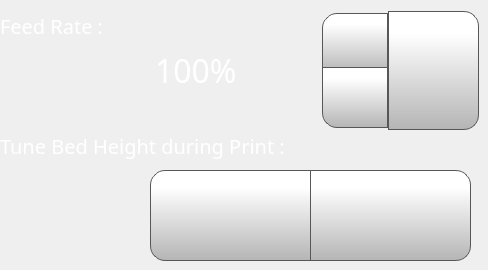
      <widget class="QWidget" name="feedRateTab">
       <attribute name="icon">
        <iconset>
         <normaloff>templates/img/FeedRate.png</normaloff>
         <normalon>templates/img/FeedRate_Selected.png</normalon>templates/img/FeedRate.png</iconset>
       </attribute>
       <attribute name="title">
        <string/>
       </attribute>
       <widget class="QPushButton" name="moveZMBabyStep">
        <property name="geometry">
         <rect>
          <x>310</x>
          <y>170</y>
          <width>161</width>
          <height>91</height>
         </rect>
        </property>
        <property name="minimumSize">
         <size>
          <width>0</width>
          <height>0</height>
         </size>
        </property>
        <property name="font">
         <font>
          <family>Gotham</family>
          <pointsize>15</pointsize>
         </font>
        </property>
        <property name="styleSheet">
         <string notr="true">QPushButton {
     border: 1px solid rgb(87, 87, 87);

	background-color: qlineargradient(spread:pad, x1:0, y1:1, x2:0, y2:0.188, stop:0 rgba(180, 180, 180, 255), stop:1 rgba(255, 255, 255, 255));
	border-bottom-right-radius: 15px;
	border-top-right-radius: 15px;
}

QPushButton:pressed {
    background-color: qlineargradient(x1: 0, y1: 0, x2: 0, y2: 1,
                                      stop: 0 #dadbde, stop: 1 #f6f7fa);
}

QPushButton:flat {
    border: none; /* no border for a flat push button */
}

QPushButton:default {
    border-color: navy; /* make the default button prominent */
}

QPushButton:focus {
	outline: none;
}</string>
        </property>
        <property name="text">
         <string/>
        </property>
        <property name="icon">
         <iconset>
          <normaloff>templates/img/arrows.png</normaloff>templates/img/arrows.png</iconset>
        </property>
        <property name="iconSize">
         <size>
          <width>40</width>
          <height>40</height>
         </size>
        </property>
        <property name="checkable">
         <bool>false</bool>
        </property>
        <property name="autoDefault">
         <bool>false</bool>
        </property>
        <property name="default">
         <bool>false</bool>
        </property>
        <property name="flat">
         <bool>false</bool>
        </property>
       </widget>
       <widget class="QPushButton" name="moveZPBabyStep">
        <property name="geometry">
         <rect>
          <x>150</x>
          <y>170</y>
          <width>161</width>
          <height>91</height>
         </rect>
        </property>
        <property name="minimumSize">
         <size>
          <width>0</width>
          <height>0</height>
         </size>
        </property>
        <property name="font">
         <font>
          <family>Gotham</family>
          <pointsize>15</pointsize>
         </font>
        </property>
        <property name="styleSheet">
         <string notr="true">QPushButton {
     border: 1px solid rgb(87, 87, 87);

	background-color: qlineargradient(spread:pad, x1:0, y1:1, x2:0, y2:0.188, stop:0 rgba(180, 180, 180, 255), stop:1 rgba(255, 255, 255, 255));
	border-bottom-left-radius: 15px;
	border-top-left-radius: 15px;
}

QPushButton:pressed {
    background-color: qlineargradient(x1: 0, y1: 0, x2: 0, y2: 1,
                                      stop: 0 #dadbde, stop: 1 #f6f7fa);
}

QPushButton:flat {
    border: none; /* no border for a flat push button */
}

QPushButton:default {
    border-color: navy; /* make the default button prominent */
}

QPushButton:focus {
	outline: none;
}</string>
        </property>
        <property name="text">
         <string/>
        </property>
        <property name="icon">
         <iconset>
          <normaloff>templates/img/arrows-5.png</normaloff>templates/img/arrows-5.png</iconset>
        </property>
        <property name="iconSize">
         <size>
          <width>40</width>
          <height>40</height>
         </size>
        </property>
        <property name="checkable">
         <bool>false</bool>
        </property>
        <property name="autoDefault">
         <bool>false</bool>
        </property>
        <property name="default">
         <bool>false</bool>
        </property>
        <property name="flat">
         <bool>false</bool>
        </property>
       </widget>
       <widget class="QLabel" name="flowRateLabelControlPage_5">
        <property name="geometry">
         <rect>
          <x>0</x>
          <y>130</y>
          <width>421</width>
          <height>31</height>
         </rect>
        </property>
        <property name="font">
         <font>
          <family>Gotham Light</family>
          <pointsize>15</pointsize>
          <weight>50</weight>
          <bold>false</bold>
         </font>
        </property>
        <property name="styleSheet">
         <string notr="true">color: rgb(255, 255, 255);
background-color: rgba(255, 255, 255, 0);</string>
        </property>
        <property name="text">
         <string>Tune Bed Height during Print :</string>
        </property>
       </widget>
       <widget class="QPushButton" name="setFeedRateButton">
        <property name="geometry">
         <rect>
          <x>388</x>
          <y>11</y>
          <width>91</width>
          <height>119</height>
         </rect>
        </property>
        <property name="font">
         <font>
          <family>Gotham</family>
          <pointsize>13</pointsize>
         </font>
        </property>
        <property name="styleSheet">
         <string notr="true">QPushButton {
     border: 1px solid rgb(87, 87, 87);
	background-color: qlineargradient(spread:pad, x1:0, y1:1, x2:0, y2:0.188, stop:0 rgba(180, 180, 180, 255), stop:1 rgba(255, 255, 255, 255));
border-top-right-radius: 15px;
border-bottom-right-radius: 15px;

}

QPushButton:pressed {
    background-color: qlineargradient(x1: 0, y1: 0, x2: 0, y2: 1,
                                      stop: 0 #dadbde, stop: 1 #f6f7fa);
}

QPushButton:flat {
    border: none; /* no border for a flat push button */
}

QPushButton:default {
    border-color: navy; /* make the default button prominent */
}

QPushButton:focus {
	outline: none;
}</string>
        </property>
        <property name="text">
         <string/>
        </property>
        <property name="icon">
         <iconset>
          <normaloff>../../Julia2018ProDualTouchUI/octoprint_Julia2018ProDualTouchUI/templates/img/verification-mark.png</normaloff>../../Julia2018ProDualTouchUI/octoprint_Julia2018ProDualTouchUI/templates/img/verification-mark.png</iconset>
        </property>
        <property name="iconSize">
         <size>
          <width>50</width>
          <height>50</height>
         </size>
        </property>
       </widget>
       <widget class="QLabel" name="feedRateLabelControlPage">
        <property name="geometry">
         <rect>
          <x>0</x>
          <y>10</y>
          <width>181</width>
          <height>31</height>
         </rect>
        </property>
        <property name="font">
         <font>
          <family>Gotham Light</family>
          <pointsize>15</pointsize>
          <weight>50</weight>
          <bold>false</bold>
         </font>
        </property>
        <property name="styleSheet">
         <string notr="true">color: rgb(255, 255, 255);
background-color: rgba(255, 255, 255, 0);</string>
        </property>
        <property name="text">
         <string>Feed Rate :</string>
        </property>
       </widget>
       <widget class="QSpinBox" name="feedRateSpinBox">
        <property name="geometry">
         <rect>
          <x>150</x>
          <y>10</y>
          <width>241</width>
          <height>121</height>
         </rect>
        </property>
        <property name="font">
         <font>
          <family>Gotham</family>
          <pointsize>24</pointsize>
         </font>
        </property>
        <property name="styleSheet">
         <string notr="true">QSpinBox {
    padding-right: 5px; /* make room for the arrows */
	color: rgb(255, 255, 255);
	background-color: rgba(255, 255, 255, 0);
   
}
QSpinBox ::text:selected {
	background-color: rgb(255, 146, 57);
   
}
QSpinBox::up-button {
     border: 1px solid rgb(87, 87, 87);

border-top-left-radius: 15px;
	background-color: qlineargradient(spread:pad, x1:0, y1:1, x2:0, y2:0.188, stop:0 rgba(180, 180, 180, 255), stop:1 rgba(255, 255, 255, 255));
    width: 60px;
     height: 55px;
    padding: 2px;
}

QSpinBox::up-arrow { 
image: url(./templates/img/arrows.png);
    width: 40px;
     height: 40px;
padding: 5px;
}



QSpinBox::up-button:pressed {
    background-color: qlineargradient(x1: 0, y1: 0, x2: 0, y2: 1,
                                      stop: 0 #dadbde, stop: 1 #f6f7fa);
}


QSpinBox::down-button {
     border: 1px solid rgb(87, 87, 87);
border-bottom-left-radius: 15px;
	background-color: qlineargradient(spread:pad, x1:0, y1:1, x2:0, y2:0.188, stop:0 rgba(180, 180, 180, 255), stop:1 rgba(255, 255, 255, 255));
    width: 60px;
     height: 55px;
    padding: 2px;
}

QpinBox::down-arrow { 
image: url(./templates/img/arrows-5.png);
    width: 40px;
    height: 40px;
padding: 5px;
}

QSpinBox::down-button:pressed {
    background-color: qlineargradient(x1: 0, y1: 0, x2: 0, y2: 1,
                                      stop: 0 #dadbde, stop: 1 #f6f7fa);

}

</string>
        </property>
        <property name="frame">
         <bool>false</bool>
        </property>
        <property name="readOnly">
         <bool>false</bool>
        </property>
        <property name="buttonSymbols">
         <enum>QAbstractSpinBox::UpDownArrows</enum>
        </property>
        <property name="accelerated">
         <bool>true</bool>
        </property>
        <property name="suffix">
         <string>%</string>
        </property>
        <property name="minimum">
         <number>50</number>
        </property>
        <property name="maximum">
         <number>200</number>
        </property>
        <property name="singleStep">
         <number>1</number>
        </property>
        <property name="value">
         <number>100</number>
        </property>
       </widget>
      </widget>
